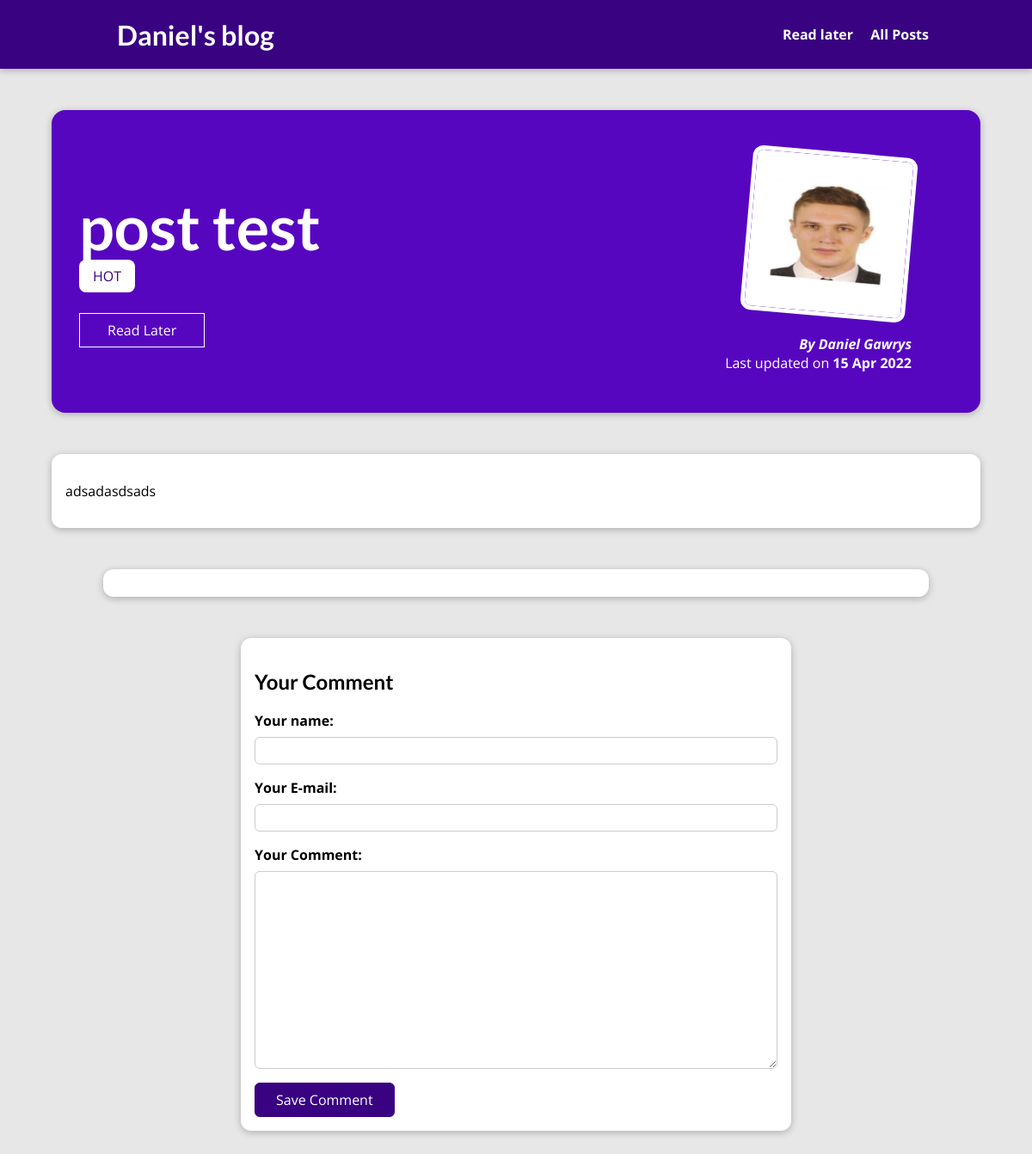
Screenshot of /posts/post-test with the database file from the repository.
### blog/models.py (models this page shows, shortened)
class Post(models.Model):
    title = models.CharField(max_length=50)
    excerpt = models.TextField(max_length=150)
    image = models.ImageField(upload_to="images", null=True)
    date = models.DateTimeField(auto_now=True)
    slug = models.SlugField(default='', null=True, db_index=True)
    content = models.TextField(max_length=500)
    author = models.ForeignKey(Author, on_delete=models.SET_NULL, null=True, related_name="posts")
    tags = models.ManyToManyField(Tag)

class Tag(models.Model):
    caption = models.CharField(max_length=50)

class Author(models.Model):
    first_name = models.CharField(max_length=50)
    last_name = models.CharField(max_length=50)
    email = models.CharField(max_length=50)
    def __str__(self):
        return f"{self.first_name} {self.last_name}"

### blog/views.py (the view, shortened to what this page needs)
# urls.py: path('posts/<slug:slug>', views.PostDetailView.as_view(), name="post-detail-page"),
class PostDetailView(View):
    def to_read(self, request, post_id):
        stored_posts = request.session.get("read_later")
        if stored_posts is not None:
            to_read = post_id in stored_posts
        else:
            to_read = False
        return to_read
    def get(self, request, slug):
        form = CommentForm()
        post = Post.objects.get(slug=slug)
        comments = post.comments.all().order_by("-id")
        return render(request, "blog/post-detail.html", {
            "form": form,
            "post": post,
            "post_tags": post.tags.all(),
            "comments": comments,
            "saved_for_later": self.to_read(request, post.id)
        })

### blog/forms.py
class CommentForm(ModelForm):
    class Meta:
        model = Comment
        exclude = ["post"]
        labels = {
            "user_name": "Your name:",
            "e_mail": "Your E-mail:",
            "text": "Your Comment:"
        }

### blog/templates/blog/post-detail.html (shortened to what this page needs)
{% extends "base.html" %}
{% load static %}
{% block css %}
<link rel="stylesheet" href="{% static 'blog/post-detail.css' %}"/>
{% endblock %}
{% block content %}
<section id="summary">
    <h2>{{ post.title }}</h2>
    <div>
        {% for tag in post_tags %}
        <span class="tag">{{ tag.caption }}</span>
        {% endfor %}
    </div>
    <div id="read-later">
        <form action="{% url 'read-later' %}" method="POST">
            <button>
                {% if saved_for_later %}
                Remove from "Read Later" List
                {% else %}
                Read Later
                {% endif %}
            </button>
        </form>
    </div>
    <article>
        <img src="{{ post.image.url }}" alt="{{ post.title }}"/>
        <address>By <a href="mailto:{{ post.author.email_address }}">{{ post.author }}</a></address>
        <div>Last updated on
            <time>{{ post.date|date:"d M Y" }}</time>
        </div>
    </article>
</section>
<main>
    {{ post.content|linebreaks }}
</main>
<section id="comments">
</section>
<section id="comment-form">
    <h2>Your Comment</h2>
    <form action="{% url 'post-detail-page' post.slug %}" method="POST">
        {% for form_field in form %}
        <div class="form-control {% if form_field.errors %}invalid{% endif %}">
            {{ form_field.label_tag }}
            {{ form_field }}
        </div>
        {% endfor %}
        <button>Save Comment</button>
    </form>
</section>
{% endblock %}

### blog/static/blog/post-detail.css (style rules this page uses)
body { background-color: #e7e7e7; }
#summary { margin: 8rem auto 3rem auto; padding: 2rem; width: 90%; max-width: 90rem; border-radius: 16px; background-color: #5706c0; position: relative; box-shadow: 0 2px 8px rgba(0, 0, 0, 0.25); height: 22rem; }
#summary h2 { color: white; font-size: 4.5rem; margin-bottom: 0.25rem; }
#summary article { position: absolute; top: 2rem; right: 3rem; padding: 1rem 2rem; border-radius: 12px; text-align: right; color: white; }
#summary article img { width: 12rem; height: 12rem; border-radius: 12px; transform: rotateZ(5deg); border: 5px solid white; margin-bottom: 1rem; }
#summary address { font-weight: bold; }
#summary a { color: white; text-decoration: none; }
#summary time { font-weight: bold; }
#read-later { margin: 2rem 0; }
#read-later button { background-color: transparent; border: 1px solid white; padding: 0.5rem 2rem; font: inherit; color: white; cursor: pointer; }
main { width: 90%; max-width: 90rem; margin: 3rem auto; background-color: white; padding: 1rem; border-radius: 12px; box-shadow: 0 2px 8px rgba(0, 0, 0, 0.25); }
.tag { background-color: white; color: #390281; padding: 0.5rem 1rem; border-radius: 8px; }
#comment-form { margin: 3rem auto; width: 90%; max-width: 40rem; border-radius: 12px; background-color: white; box-shadow: 0 2px 8px rgba(0, 0, 0, 0.25); padding: 1rem; }
#comment-form button { font: inherit; background-color: #390281; color: white; border: 1px solid #390281; padding: 0.5rem 1.5rem; border-radius: 6px; cursor: pointer; }
.form-control { margin-bottom: 1rem; }
.form-control label { font-weight: bold; margin-bottom: 0.5rem; display: block; }
.form-control input, .form-control textarea { display: block; width: 100%; font: inherit; padding: 0.25rem; border-radius: 6px; border: 1px solid #ccc; }
#comments { margin: 3rem auto; width: 90%; max-width: 60rem; border-radius: 12px; background-color: white; box-shadow: 0 2px 8px rgba(0, 0, 0, 0.25); padding: 1rem 2rem; }

### static/app.css (style rules this page uses)
* { box-sizing: border-box; }
html { font-family: 'Open Sans', 'Lato', sans-serif; }
body { margin: 0; }
h1, h2, h3 { font-family: 'Lato', sans-serif; font-weight: bold; }

### rows the page displays
Post: title "post test", image (picture), author "Daniel Gawrys", date "15 Apr 2022", content "adsadasdsads"
Tag: caption "HOT"
